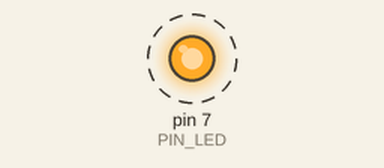
Recording of a sketch running on a simulated Arduino Uno, built with avr-gcc and run on an emulated ATmega328P. On the bench: output pins drawn as LEDs (lit = HIGH). Dashed ring = blinking. What the sketch prints to the serial monitor is not drawn. At 2.0 s the program stops and its outputs stay as they are.

Above: at 1.05 s.
Timing chart, 0 to 3.5 s (numbered marks = the images above):
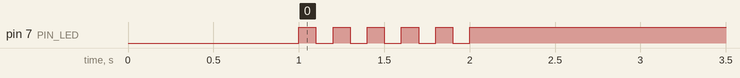

The sketch:

05_practice_2.ino.ino
```cpp
#define PIN_LED 7
unsigned int count, toggle;

void setup() {
  // put your setup code here, to run once:
  pinMode(PIN_LED, OUTPUT);
  Serial.begin(115200);
  Serial.println("Hello World!");
  count=0,toggle=0;
  digitalWrite(PIN_LED, toggle);
  delay(1000);
}
void loop() {
  // put your main code here, to run repeatedly:
  while(1)
  {
    while(count<5)
    {
      Serial.println(++count);
      toggle = toggle_state(toggle);
      digitalWrite(PIN_LED,toggle);
      delay(100);
      toggle=toggle_state(toggle);
      digitalWrite(PIN_LED,toggle);
      delay(100);
    }
    digitalWrite(PIN_LED,1);
  }
}

int toggle_state(int toggle)
{
  return (toggle+1)%2;
}
```

Measured:
- by itself, pin 7 (PIN_LED): alternates HIGH for 0.10 s and LOW for 0.10 s, 11 changes in all, then stays HIGH
